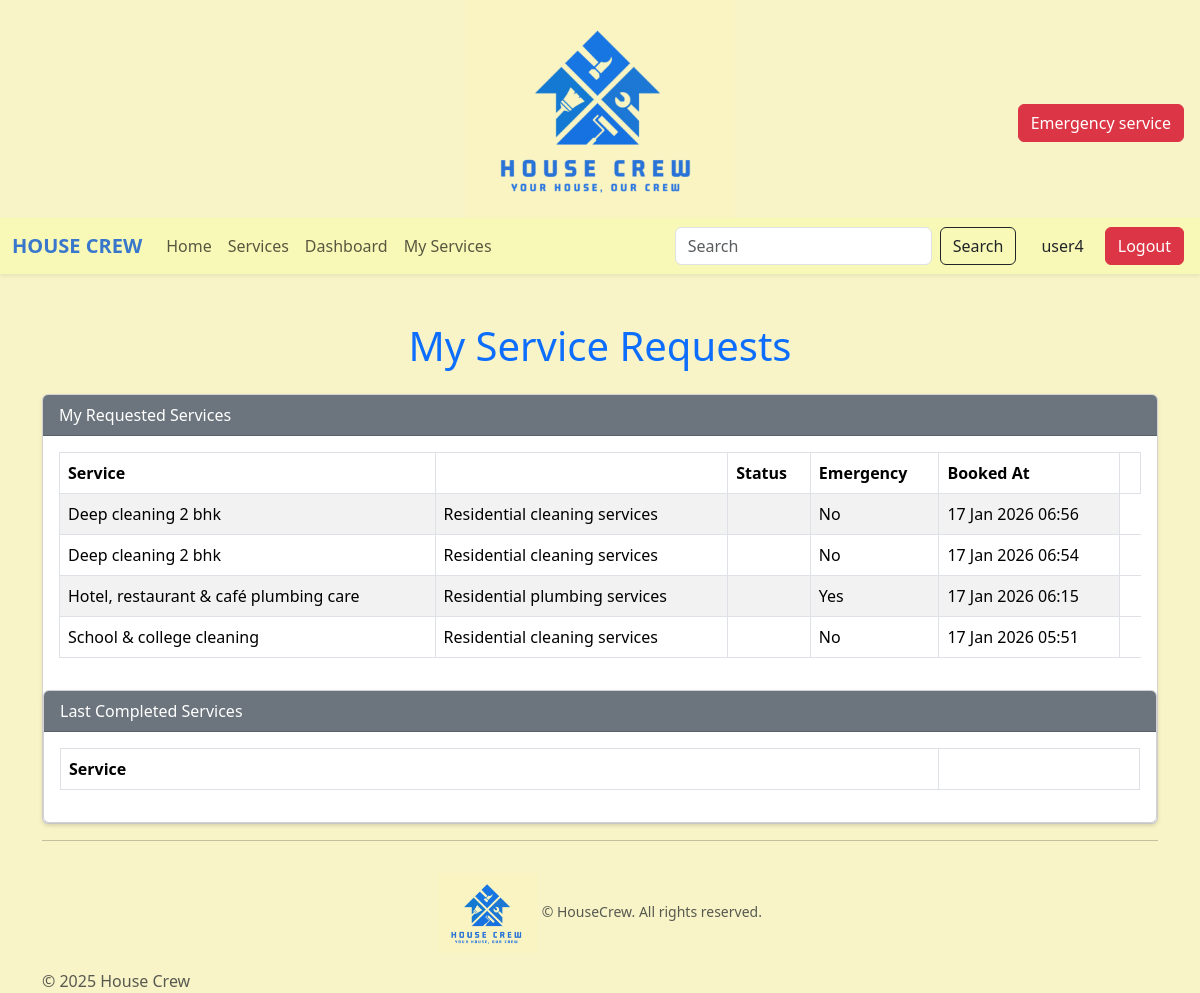
The app's page /dashboard/ (signed in), older data.
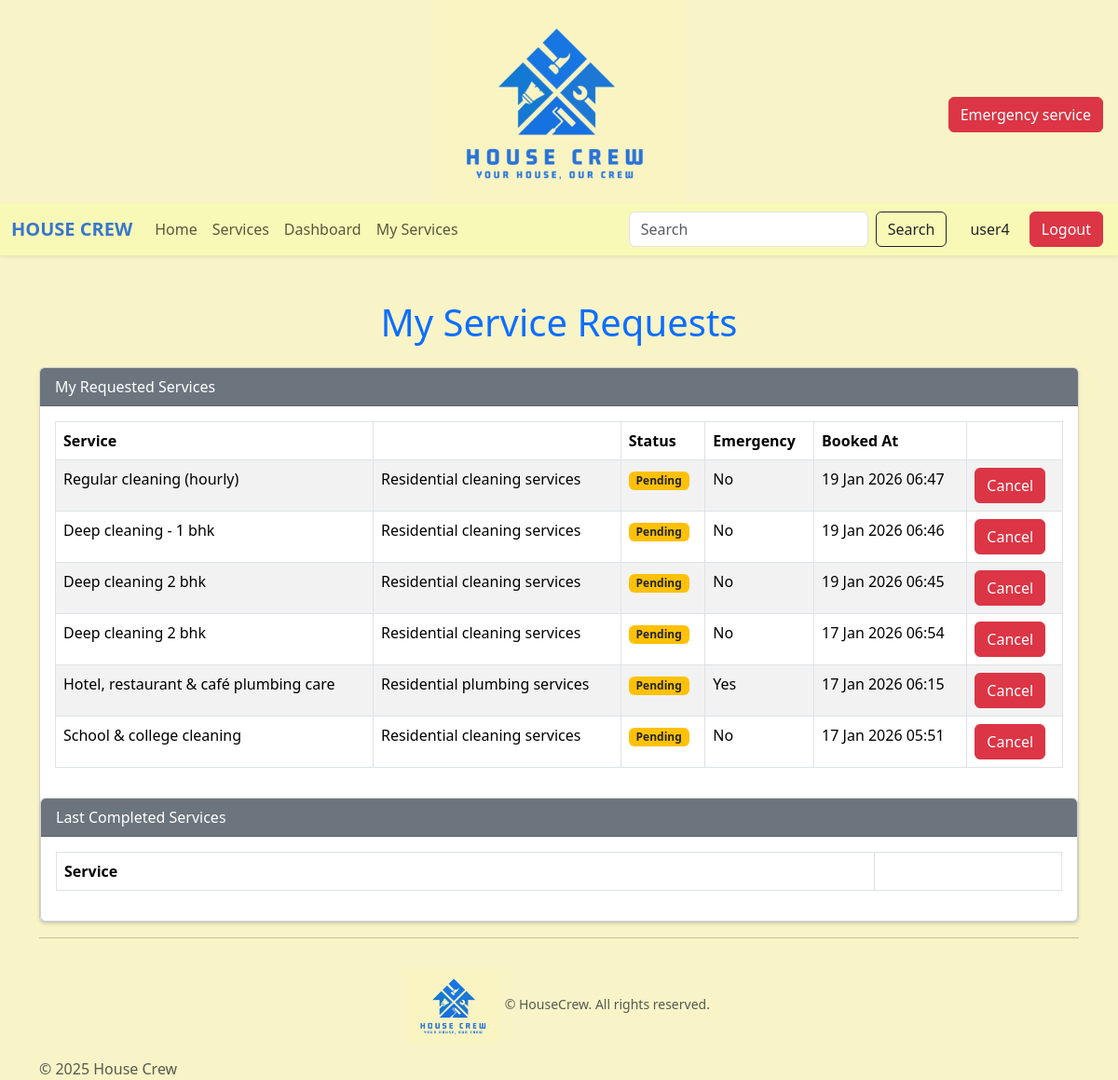
The same page, newer data.
### user_app/models.py (models this page shows, shortened)
class Booking(models.Model):
    STATUS_CHOICES=[
        ('pending' , 'pending'),
        ('allocated', 'allocated'),
        ('completed' , 'completed'),
        ('rejected' , 'rejected'),
        ('cancelled' , 'cancelled')
    ]
    user = models.ForeignKey(User, on_delete=models.CASCADE)
    service = models.ForeignKey(AddServices, on_delete=models.CASCADE)
    company=models.ForeignKey(S_Company, on_delete=models.CASCADE, null=True, blank=True)
    booked_at = models.DateTimeField(auto_now_add=True)
    is_emergency=models.BooleanField(default=False)
    is_available= models.BooleanField(default=True)
    crew=models.ForeignKey(HouseCrew, on_delete=models.CASCADE, null=True, blank=True)
    status = models.CharField(max_length=15, choices=STATUS_CHOICES ,default='pending')

### admin_app/models.py (models this page shows, shortened)
class AddServices(models.Model):
    crew=models.ForeignKey(HouseCrew, on_delete=models.CASCADE, null=False, blank=False, related_name='services')
    name_of_service=models.CharField(max_length=100)
    description=models.TextField()
    base_charge=models.DecimalField(max_digits=10, decimal_places=2)
    category=models.ForeignKey(S_Category, on_delete=models.CASCADE, null=True, blank=False, related_name='services')
    is_emergency=models.BooleanField(default=False)

class HouseCrew(models.Model):
    h_services=models.CharField(max_length=100)
    s_category=models.ForeignKey(S_Category, on_delete=models.CASCADE, null=False, blank=False )
    is_emergency=models.BooleanField(default=False)
    class Meta:
        unique_together=('h_services', 's_category')

### user_app/views.py (the view)
# urls.py: path('dashboard/',views.dashboard,name='dashboard'),
@login_required
def dashboard(request):
    role = request.user.profile.role
    if role == 'ADMIN':
        return redirect('admin_dashboard')
    elif role == 'COMPANY':
        return redirect('company_dashboard')
    else:
        if role == 'USER':
            bookings= Booking.objects.filter(user=request.user).order_by('-booked_at')
            return render(request, 'user_app/dashboard.html',{'bookings' : bookings})
    return render(request, 'user_app/dashboard.html')

### user_app/templates/user_app/dashboard.html (shortened to what this page needs)
{% extends "user_app/base.html" %}
{% block content %}
<div class="container mt-5">
    <h1 class="text-center text-primary mb-4">My Service Requests</h1>
    <div class="card shadow-sm mb-3">
        <div class="card-header bg-secondary text-white">
            My Requested Services
        </div>
        <div class="card-body">
            {% if bookings %}
            <table class="table table-bordered table-striped">
                <thead>
                    <tr>
                        <th>Service</th>
                        <th></th>
                        <th>Status</th>
                        <th>Emergency</th>
                        <th>Booked At</th>
                        <th></th>
                    </tr>
                </thead>
                <tbody>
                    {% for booking in bookings %}
                    <tr>
                        <td>{{ booking.service.name_of_service }}</td>
                        <td>{{ booking.crew.h_services }}</td>
                        <td>
                            {% if booking.status == 'pending' %}
                                <span class="badge bg-warning text-dark">Pending</span>
                            {% endif %}
                        </td>
                        <td>{{ booking.is_emergency|yesno:"Yes,No" }}</td>
                        <td>{{ booking.booked_at|date:"d M Y H:i" }}</td>
                        {% if booking.status == 'pending' %}
                        <td><span>
                            <a class="btn btn-danger" href="{% url 'cancel_service' booking.id %}"
                            onclick="return confirm('Are you sure you want to cancel this service?');">
                            Cancel
                            </a></span>
                        </td>
                        {% endif %}
                    </tr>
                    {% endfor %}
                </tbody>
            </table>
            {% else %}
            <p class="text-center">You have not requested any services yet.</p>
            {% endif %}
        </div><div class="card shadow-sm">
        <div class="card-header bg-secondary text-white">
            Last Completed Services
        </div>
        <div class="card-body">
            {% if bookings %}
            <table class="table table-bordered table-striped">
                <thead>
                    <tr>
                        <th>Service</th>
                        <th></th>
                    </tr>
                </thead>
            </table>
            {% else %}
            <p class="text-center">You have not requested any services yet.</p>
            {% endif %}
        </div>
    </div>
</div>
{% endblock content %}

### user_app/templates/user_app/base.html (shortened to what this page needs)
{% load static %}
<!DOCTYPE html>
<html lang="en">
<head>
    <link href="https://cdn.jsdelivr.net/npm/bootstrap@5.3.8/dist/css/bootstrap.min.css" rel="stylesheet">
</head>
<body style="background-color: rgb(248, 244, 199);">
    <div class="top-banner" style="background-color:rgb(248, 244, 199);">
        <img src="{% static 'user_app/images/logo2.png' %}"  alt="logo" class="img-logo d-block mx-auto img-fluid" style="max-width:270px;">
    </div>
    <div>
        <nav class="navbar navbar-expand-lg shadow-sm">
            <div class="container-fluid">
                <a class="navbar-brand fw-bold" style="color:rgb(56, 119, 204);" href="{% url 'home' %}">HOUSE CREW</a>
                <div class="collapse navbar-collapse" id="navbarNav">
                    <ul class="navbar-nav">
                        <li class="nav-item">
                            <a class="nav-link" aria-current="page" href="{% url 'home' %}">Home</a>
                        </li>
                        {% if user.is_authenticated and user.profile.role == 'USER' %}
                        <li class="nav-item">
                            <a class="nav-link" href="{% url 'user_sub_services' %}">Services</a>
                        </li>
                        {% endif %}
                        {% if user.is_authenticated %}
                        <li class="nav-item">
                            {% if user.profile.role == 'ADMIN' %}
                                <a class="nav-link" href="{% url 'admin_dashboard' %}">Dashboard</a>
                            {% elif user.profile.role == 'COMPANY' %}
                                <li><a class="nav-link" href="{% url 'company_dashboard' %}">Dashboard</a></li>
                            {% else %}
                                <a class="nav-link" href="{% url 'house crew' %}">Dashboard</a>
                            {% endif %}
                        </li>
                        {% endif %}
                        {% if user.is_authenticated and user.profile.role == 'USER' %}
                        <li><a class="nav-link" href="{% url 'dashboard' %}">My Services</a></li>
                        {% endif %}
                    </ul>
                </div>
                <form class="d-flex" role="search" method="get" action="{% url 'search' %}">
                    <input class="form-control me-2" type="search" name="q" placeholder="Search" aria-label="Search" required/>
                    <button class="btn btn-outline-dark" type="submit">Search</button>
                </form>
            </div>
            {% if user.is_authenticated %}
            <li class="nav-item dropdown" style="list-style:none;">
                <a class="btn" href="#" id="userDropdown" role="button" data-bs-toggle="dropdown" aria-expanded="false">
                <span class="me-2">{{ user.username }}</span>
                </a>
            </li>
            <form method="post" action="{% url 'logout' %}" class="d-inline">
            <button type="submit" class="btn btn-danger me-3">
            Logout
            </button>
            </form>
            {% endif %}
        </nav>
    </div>
    <div>
    {% if user.is_authenticated and user.profile.role == 'USER' %}
    <a class="btn btn-danger text-nowrap position-fixed end-0 me-3 mt-5" href="{% url 'emergency_services' %}" style="top: 56px;">
    Emergency service
    </a>
    {% endif %}
  </div>
    {% block content %}
    {% endblock content %}
    <hr>
<footer class="text-light mt-auto" style="background-color:rgb(248,244,199)">
    <div class="container py-3 text-center small text-muted" >
        <img src="{% static 'user_app/images/logo2.png' %}"  alt="logo" class="img-logo img-fluid" style="max-width:100px;">
    ©  HouseCrew. All rights reserved.
    </div>
    <p class="mb-0 text-muted ">© 2025 House Crew</p>
</footer>
</body>
</html>

### user_app/templates/user_app/base.html (style rules this page uses)
.navbar { background-color: rgb(249, 249, 183); }

Row changes from the older to the newer data that the page shows:
removed Booking: service.name_of_service "Deep cleaning 2 bhk", crew.h_services "Residential cleaning services", is_emergency "No", booked_at "17 Jan 2026 06:56"
added Booking: service.name_of_service "Regular cleaning (hourly)", crew.h_services "Residential cleaning services", status "Pending", is_emergency "No", booked_at "19 Jan 2026 06:47"
added Booking: service.name_of_service "Deep cleaning - 1 bhk", crew.h_services "Residential cleaning services", status "Pending", is_emergency "No", booked_at "19 Jan 2026 06:46"
added Booking: service.name_of_service "Deep cleaning 2 bhk", crew.h_services "Residential cleaning services", status "Pending", is_emergency "No", booked_at "19 Jan 2026 06:45"
changed Booking "17 Jan 2026 06:54": now shows "Pending Cancel"
changed Booking "Yes": now shows "Pending Cancel"
changed Booking "17 Jan 2026 05:51": now shows "Pending Cancel"
